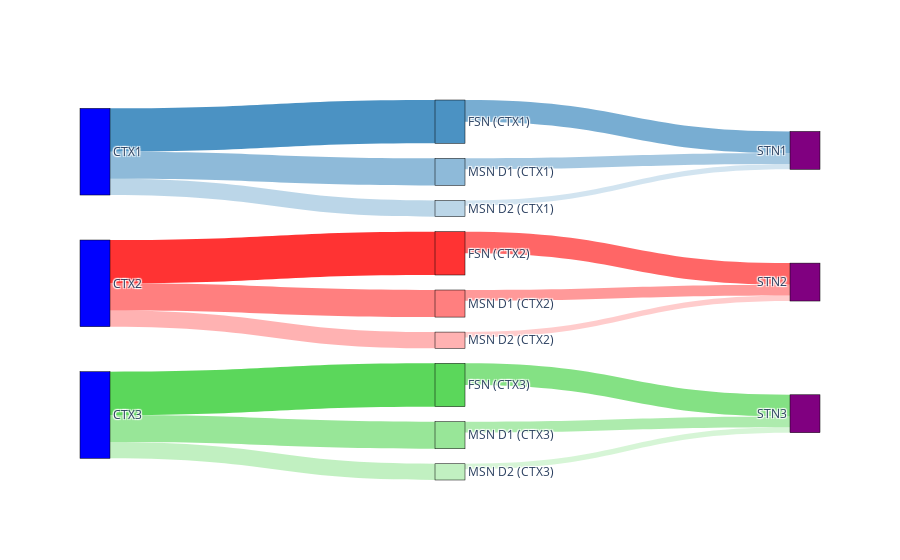

The code cell stored with this chart in its notebook:
### Code cell
labels = [
    "CTX1", "CTX2", "CTX3",  
    "FSN (CTX1)", "MSN D1 (CTX1)", "MSN D2 (CTX1)",  
    "FSN (CTX2)", "MSN D1 (CTX2)", "MSN D2 (CTX2)",  
    "FSN (CTX3)", "MSN D1 (CTX3)", "MSN D2 (CTX3)",  
    "STN1", "STN2", "STN3"  
]

source = [
    0, 0, 0,  
    1, 1, 1,  
    2, 2, 2  
]

source += [
    3, 4, 5,  
    6, 7, 8,  
    9, 10, 11  
]

target = [
    3, 4, 5,  
    6, 7, 8,  
    9, 10, 11,  
    12, 12, 12,  
    13, 13, 13,  
    14, 14, 14  
]

value = [
    8, 5, 3,  
    8, 5, 3,  
    8, 5, 3,  
    4, 2, 1,  
    4, 2, 1,  
    4, 2, 1  
]

link_colors = [
    "rgba(31, 119, 180, 0.8)", "rgba(31, 119, 180, 0.5)", "rgba(31, 119, 180, 0.3)",  
    "rgba(255, 0, 0, 0.8)", "rgba(255, 0, 0, 0.5)", "rgba(255, 0, 0, 0.3)",          
    "rgba(50, 205, 50, 0.8)", "rgba(50, 205, 50, 0.5)", "rgba(50, 205, 50, 0.3)",    
    "rgba(31, 119, 180, 0.6)", "rgba(31, 119, 180, 0.4)", "rgba(31, 119, 180, 0.2)",  
    "rgba(255, 0, 0, 0.6)", "rgba(255, 0, 0, 0.4)", "rgba(255, 0, 0, 0.2)",          
    "rgba(50, 205, 50, 0.6)", "rgba(50, 205, 50, 0.4)", "rgba(50, 205, 50, 0.2)"     
]

node_colors = [
    "blue", "blue", "blue",  
    "rgba(31, 119, 180, 0.8)", "rgba(31, 119, 180, 0.5)", "rgba(31, 119, 180, 0.3)",  
    "rgba(255, 0, 0, 0.8)", "rgba(255, 0, 0, 0.5)", "rgba(255, 0, 0, 0.3)",          
    "rgba(50, 205, 50, 0.8)", "rgba(50, 205, 50, 0.5)", "rgba(50, 205, 50, 0.3)",    
    "purple", "purple", "purple"  
]

fig = go.Figure(go.Sankey(
    node=dict(
        pad=15,
        thickness=30,
        line=dict(color="black", width=0.5),
        label=labels,
        color=node_colors
    ),
    link=dict(
        source=source,
        target=target,
        value=value,
        color=link_colors
    )
))

fig.show()

### Figure 1 — Plotly figure (JSON) as saved in the notebook; plotly's stock layout.template omitted (floating-point values rounded to 4 significant figures)
{"data": [{"link": {"color": ["rgba(31, 119, 180, 0.8)", "rgba(31, 119, 180, 0.5)", "rgba(31, 119, 180, 0.3)", "rgba(255, 0, 0, 0.8)", "rgba(255, 0, 0, 0.5)", "rgba(255, 0, 0, 0.3)", "rgba(50, 205, 50, 0.8)", "rgba(50, 205, 50, 0.5)", "rgba(50, 205, 50, 0.3)", "rgba(31, 119, 180, 0.6)", "rgba(31, 119, 180, 0.4)", "rgba(31, 119, 180, 0.2)", "rgba(255, 0, 0, 0.6)", "rgba(255, 0, 0, 0.4)", "rgba(255, 0, 0, 0.2)", "rgba(50, 205, 50, 0.6)", "rgba(50, 205, 50, 0.4)", "rgba(50, 205, 50, 0.2)"], "source": [0, 0, 0, 1, 1, 1, 2, 2, 2, 3, 4, 5, 6, 7, 8, 9, 10, 11], "target": [3, 4, 5, 6, 7, 8, 9, 10, 11, 12, 12, 12, 13, 13, 13, 14, 14, 14], "value": [8, 5, 3, 8, 5, 3, 8, 5, 3, 4, 2, 1, 4, 2, 1, 4, 2, 1]}, "node": {"color": ["blue", "blue", "blue", "rgba(31, 119, 180, 0.8)", "rgba(31, 119, 180, 0.5)", "rgba(31, 119, 180, 0.3)", "rgba(255, 0, 0, 0.8)", "rgba(255, 0, 0, 0.5)", "rgba(255, 0, 0, 0.3)", "rgba(50, 205, 50, 0.8)", "rgba(50, 205, 50, 0.5)", "rgba(50, 205, 50, 0.3)", "purple", "purple", "purple"], "label": ["CTX1", "CTX2", "CTX3", "FSN (CTX1)", "MSN D1 (CTX1)", "MSN D2 (CTX1)", "FSN (CTX2)", "MSN D1 (CTX2)", "MSN D2 (CTX2)", "FSN (CTX3)", "MSN D1 (CTX3)", "MSN D2 (CTX3)", "STN1", "STN2", "STN3"], "line": {"color": "black", "width": 0.5}, "pad": 15, "thickness": 30}, "type": "sankey"}], "layout": {}}
